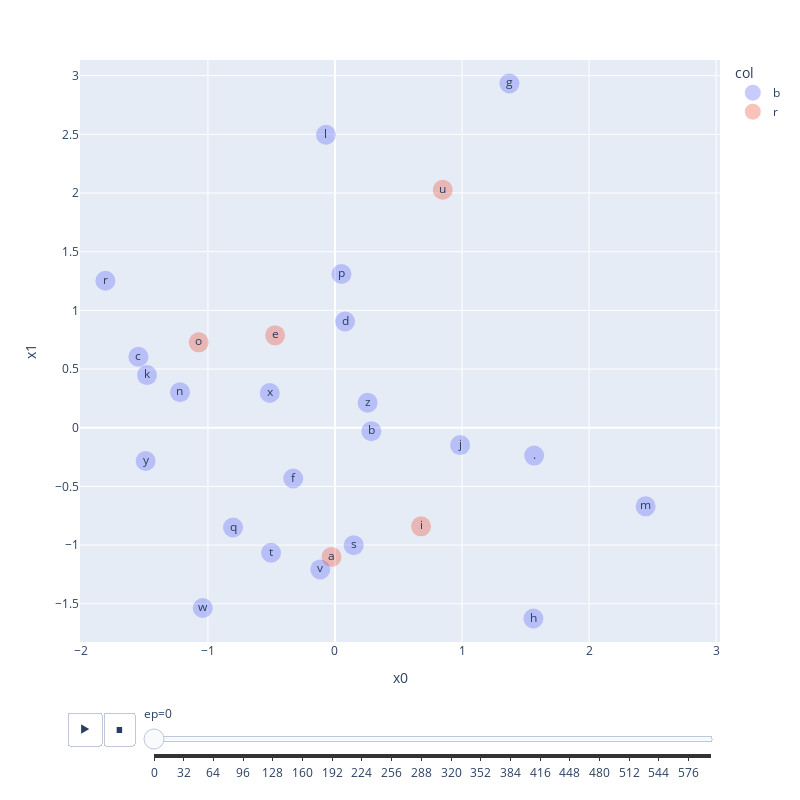

The notebook cell saved with this chart:
### Code cell
fig = px.scatter(
    df,
    x='x0',
    y='x1',
    text='chr',
    color='col',
    animation_frame='ep',
    range_x=[df['x0'].min()-.2, df['x0'].max()+.2],
    range_y=[df['x1'].min()-.2, df['x1'].max()+.2],
)

fig.layout.updatemenus[0].buttons[0].args[1]['frame']['duration'] = 5  # type: ignore
fig.layout.updatemenus[0].buttons[0].args[1]['transition']['duration'] = 5  # type: ignore

fig.update_traces(marker={'size': 20, 'opacity': 0.35})
fig.update_layout(height=800, width=800)
fig
